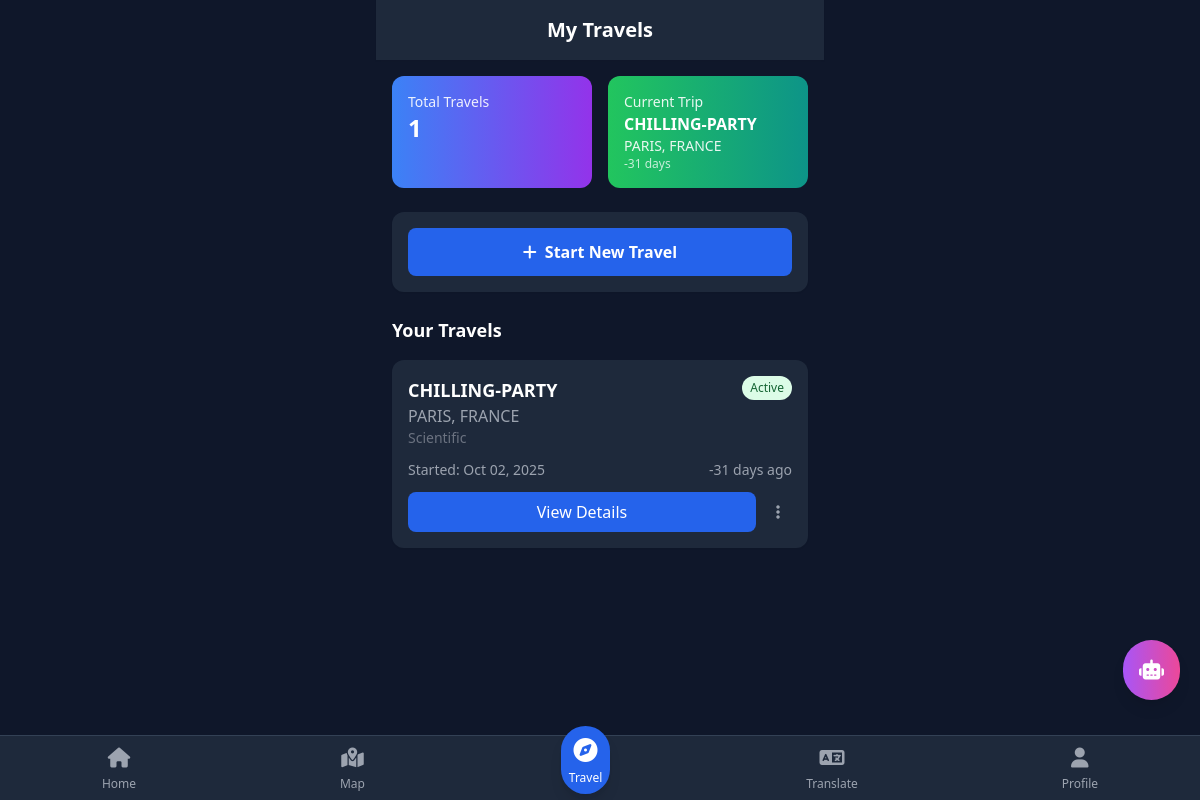
Page /travels/ (signed in) on the earlier database version.
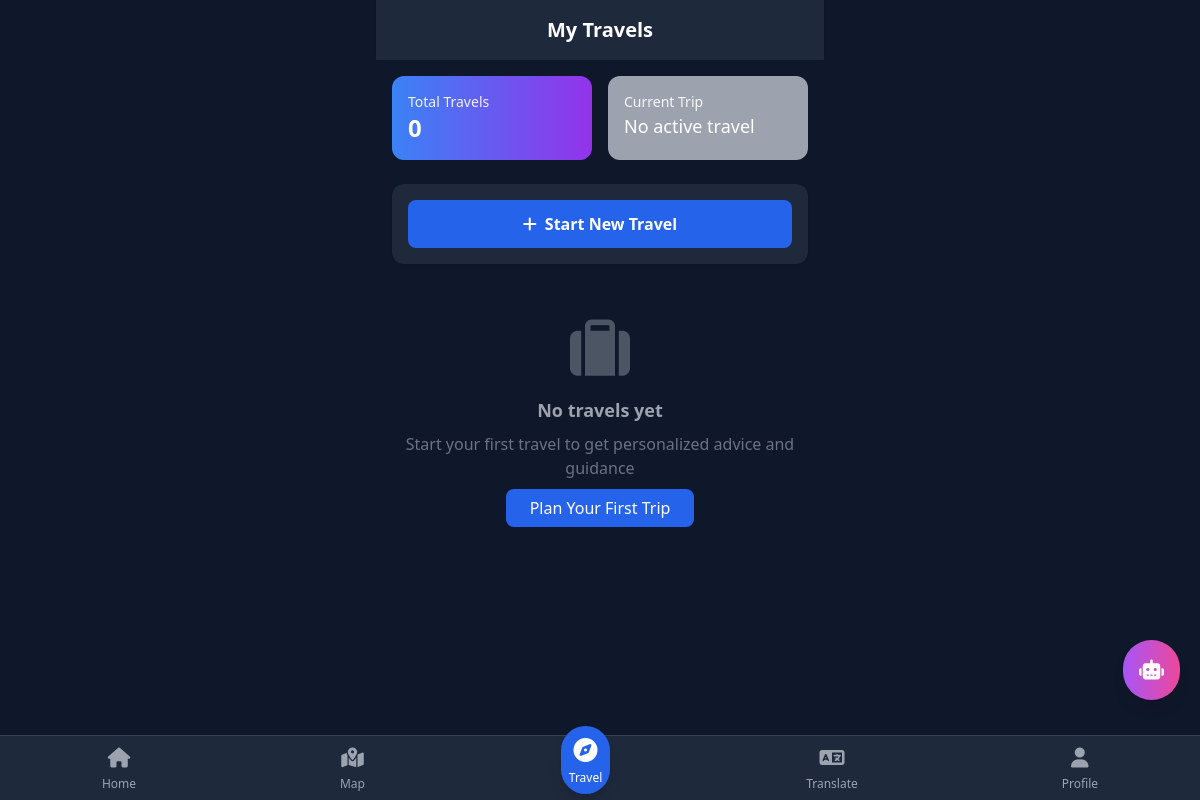
Same page on the later database version.
### travels/models.py (models this page shows, shortened)
class Travel(models.Model):
    TRAVEL_TYPES = [
        ('business', 'Business'),
        ('scientific', 'Scientific'),
        ('vacation', 'Vacation'),
        ('pilgrimage', 'Pilgrimage'),
    ]
    user = models.ForeignKey(User, on_delete=models.CASCADE)
    name = models.CharField(max_length=100)
    country = models.CharField(max_length=100)
    city = models.CharField(max_length=100)
    travel_type = models.CharField(max_length=20, choices=TRAVEL_TYPES)
    start_date = models.DateField(default=timezone.now)
    residence = models.CharField(max_length=200, blank=True)
    objectives = models.TextField(blank=True)
    is_active = models.BooleanField(default=False)
    advice_data = models.JSONField(null=True, blank=True)
    is_synced = models.BooleanField(default=False)
    created_at = models.DateTimeField(auto_now_add=True)
    updated_at = models.DateTimeField(auto_now=True)
    class Meta:
        ordering = ['-created_at']
    def days_elapsed(self):
        return (timezone.now().date() - self.start_date).days

### travels/views.py (the view)
# urls.py: path('', views.travel_list, name='travel_list'),
@login_required
def travel_list(request):
    travels = Travel.objects.filter(user=request.user)
    active_travel = travels.filter(is_active=True).first()
    context = {
        'travels': travels,
        'active_travel': active_travel,
        'total_travels': travels.count(),
    }
    return render(request, 'travels/travel_list.html', context)

### templates/travels/travel_list.html (shortened to what the changed rows need)
{% extends 'base.html' %}
{% block content %}
<div class="max-w-md mx-auto">
    <header class="bg-white dark:bg-slate-800 p-4 shadow-sm theme-transition">
        <h1 class="text-xl font-bold text-center">My Travels</h1>
    </header>
    <div class="p-4 space-y-6">
        <div class="grid grid-cols-2 gap-4">
            <div class="bg-gradient-to-r from-blue-500 to-purple-600 text-white p-4 rounded-xl">
                <h3 class="text-sm opacity-90">Total Travels</h3>
                <p class="text-2xl font-bold">{{ total_travels }}</p>
            </div>
            {% if active_travel %}
            <div class="bg-gradient-to-r from-green-500 to-teal-600 text-white p-4 rounded-xl">
                <h3 class="text-sm opacity-90">Current Trip</h3>
                <p class="font-semibold">{{ active_travel.name }}</p>
                <p class="text-sm opacity-90">{{ active_travel.city }}, {{ active_travel.country }}</p>
                <p class="text-xs opacity-75">{{ active_travel.days_elapsed }} days</p>
            </div>
            {% else %}
            <div class="bg-gray-400 text-white p-4 rounded-xl">
                <h3 class="text-sm opacity-90">Current Trip</h3>
                <p class="text-lg">No active travel</p>
            </div>
            {% endif %}
        </div>
        {% if travels %}
        <div class="space-y-4">
            <h3 class="font-semibold text-lg">Your Travels</h3>
            {% for travel in travels %}
            <div class="bg-white dark:bg-slate-800 rounded-xl p-4 shadow-sm">
                <div class="flex justify-between items-start mb-3">
                    <div class="flex-1">
                        <h4 class="font-semibold text-lg">{{ travel.name }}</h4>
                        <p class="text-gray-600 dark:text-gray-400">{{ travel.city }}, {{ travel.country }}</p>
                        <p class="text-sm text-gray-500 dark:text-gray-500">{{ travel.get_travel_type_display }}</p>
                    </div>
                    {% if travel.is_active %}
                    <span class="bg-green-100 text-green-800 px-2 py-1 rounded-full text-xs font-medium">
                        Active
                    </span>
                    {% endif %}
                </div>
                <div class="flex justify-between items-center text-sm text-gray-600 dark:text-gray-400 mb-3">
                    <span>Started: {{ travel.start_date|date:"M d, Y" }}</span>
                    <span>{{ travel.days_elapsed }} days ago</span>
                </div>
                <div class="flex space-x-2">
                    <a href="{% url 'travel_detail' travel.id %}"
                       class="flex-1 bg-primary-600 text-white py-2 rounded-lg text-center font-medium hover:bg-primary-700">
                        View Details
                    </a>
                    <div class="relative">
                        <button onclick="toggleTravelMenu({{ travel.id }})"
                                class="px-3 py-2 text-gray-600 dark:text-gray-400 hover:text-gray-800 dark:hover:text-gray-200">
                            <i class="fas fa-ellipsis-v"></i>
                        </button>
                    </div>
                </div>
            </div>
            {% endfor %}
        </div>
        {% else %}
        <div class="text-center py-8">
            <i class="fas fa-suitcase text-6xl text-gray-300 dark:text-gray-600 mb-4"></i>
            <h3 class="text-lg font-semibold text-gray-600 dark:text-gray-400 mb-2">No travels yet</h3>
            <p class="text-gray-500 dark:text-gray-500 mb-4">Start your first travel to get personalized advice and guidance</p>
            <a href="{% url 'travel_new' %}" class="bg-primary-600 text-white px-6 py-2 rounded-lg font-medium hover:bg-primary-700">
                Plan Your First Trip
            </a>
        </div>
        {% endif %}
    </div>
</div>
{% endblock %}

Differences in the rows shown:
removed Travel: name "CHILLING-PARTY", city "PARIS", country "FRANCE", days_elapsed "-31", travel_type "Scientific", is_active "Active", start_date "Oct 02, 2025"
Other differences:
{{ total_travels }}: "1" → "0"
text no longer shown: ", days Your Travels"
text now shown: "No active travel No travels yet Start your first travel to get personalized advice and guidance Plan Your First Trip"
